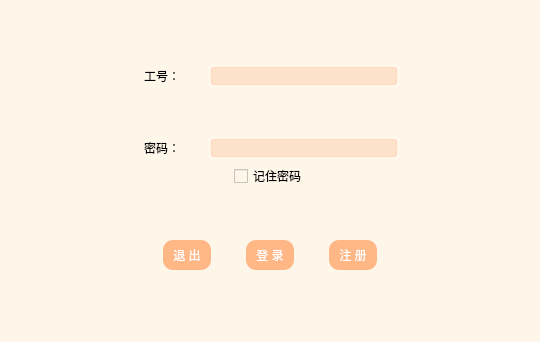
<?xml version="1.0" encoding="UTF-8"?>
<ui version="4.0">
 <class>Form</class>
 <widget class="QWidget" name="Form">
  <property name="geometry">
   <rect>
    <x>0</x>
    <y>0</y>
    <width>540</width>
    <height>342</height>
   </rect>
  </property>
  <property name="windowTitle">
   <string>登录</string>
  </property>
  <property name="styleSheet">
   <string notr="true">QWidget{Background-color:rgb(255,246,234);
color:rgb(0,0,0);}
</string>
  </property>
  <layout class="QHBoxLayout" name="horizontalLayout_4">
   <item>
    <widget class="QFrame" name="frame">
     <property name="styleSheet">
      <string notr="true">QPushButton{border-style:solid ;
border-width:1px;
background-color:rgb(255,183,134);
color:white;
border:10px;
border-radius:10px;
padding:6px 10px;}
QLineEdit{border: 1px solid rgb(249,179,132,30%);border-radius: 3px;background-color:rgb(249,179,132,30%)}
QLineEdit::hover{border: 1px solid #C0C4CC;}</string>
     </property>
     <layout class="QVBoxLayout" name="verticalLayout" stretch="1,2,1,2,0,1,2,1">
      <item>
       <spacer name="verticalSpacer_4">
        <property name="orientation">
         <enum>Qt::Vertical</enum>
        </property>
        <property name="sizeHint" stdset="0">
         <size>
          <width>20</width>
          <height>40</height>
         </size>
        </property>
       </spacer>
      </item>
      <item>
       <layout class="QHBoxLayout" name="horizontalLayout_2" stretch="2,1,3,2">
        <item>
         <spacer name="horizontalSpacer_3">
          <property name="orientation">
           <enum>Qt::Horizontal</enum>
          </property>
          <property name="sizeHint" stdset="0">
           <size>
            <width>40</width>
            <height>20</height>
           </size>
          </property>
         </spacer>
        </item>
        <item>
         <widget class="QLabel" name="user_Label">
          <property name="styleSheet">
           <string notr="true">color:rgb(0, 0, 0)</string>
          </property>
          <property name="text">
           <string>工号：</string>
          </property>
         </widget>
        </item>
        <item>
         <widget class="QLineEdit" name="user_lineEdit">
          <property name="styleSheet">
           <string notr="true">
</string>
          </property>
         </widget>
        </item>
        <item>
         <spacer name="horizontalSpacer">
          <property name="orientation">
           <enum>Qt::Horizontal</enum>
          </property>
          <property name="sizeHint" stdset="0">
           <size>
            <width>40</width>
            <height>20</height>
           </size>
          </property>
         </spacer>
        </item>
       </layout>
      </item>
      <item>
       <spacer name="verticalSpacer">
        <property name="orientation">
         <enum>Qt::Vertical</enum>
        </property>
        <property name="sizeHint" stdset="0">
         <size>
          <width>20</width>
          <height>40</height>
         </size>
        </property>
       </spacer>
      </item>
      <item>
       <layout class="QHBoxLayout" name="horizontalLayout_3" stretch="2,1,3,2">
        <item>
         <spacer name="horizontalSpacer_4">
          <property name="orientation">
           <enum>Qt::Horizontal</enum>
          </property>
          <property name="sizeHint" stdset="0">
           <size>
            <width>40</width>
            <height>20</height>
           </size>
          </property>
         </spacer>
        </item>
        <item>
         <widget class="QLabel" name="pwd_Label">
          <property name="styleSheet">
           <string notr="true">color:rgb(0, 0, 0)</string>
          </property>
          <property name="text">
           <string>密码：</string>
          </property>
         </widget>
        </item>
        <item>
         <widget class="QLineEdit" name="pwd_lineEdit">
          <property name="styleSheet">
           <string notr="true"/>
          </property>
         </widget>
        </item>
        <item>
         <spacer name="horizontalSpacer_2">
          <property name="orientation">
           <enum>Qt::Horizontal</enum>
          </property>
          <property name="sizeHint" stdset="0">
           <size>
            <width>40</width>
            <height>20</height>
           </size>
          </property>
         </spacer>
        </item>
       </layout>
      </item>
      <item>
       <layout class="QHBoxLayout" name="horizontalLayout_6">
        <item>
         <spacer name="horizontalSpacer_12">
          <property name="orientation">
           <enum>Qt::Horizontal</enum>
          </property>
          <property name="sizeHint" stdset="0">
           <size>
            <width>40</width>
            <height>20</height>
           </size>
          </property>
         </spacer>
        </item>
        <item>
         <widget class="QCheckBox" name="chk_psw">
          <property name="text">
           <string>记住密码</string>
          </property>
         </widget>
        </item>
        <item>
         <spacer name="horizontalSpacer_11">
          <property name="orientation">
           <enum>Qt::Horizontal</enum>
          </property>
          <property name="sizeHint" stdset="0">
           <size>
            <width>40</width>
            <height>20</height>
           </size>
          </property>
         </spacer>
        </item>
       </layout>
      </item>
      <item>
       <spacer name="verticalSpacer_2">
        <property name="orientation">
         <enum>Qt::Vertical</enum>
        </property>
        <property name="sizeHint" stdset="0">
         <size>
          <width>20</width>
          <height>40</height>
         </size>
        </property>
       </spacer>
      </item>
      <item>
       <layout class="QHBoxLayout" name="horizontalLayout" stretch="5,1,1,1,1,1,5">
        <item>
         <spacer name="horizontalSpacer_5">
          <property name="orientation">
           <enum>Qt::Horizontal</enum>
          </property>
          <property name="sizeHint" stdset="0">
           <size>
            <width>40</width>
            <height>20</height>
           </size>
          </property>
         </spacer>
        </item>
        <item>
         <widget class="QPushButton" name="cancel_Button">
          <property name="styleSheet">
           <string notr="true"/>
          </property>
          <property name="text">
           <string>退 出</string>
          </property>
         </widget>
        </item>
        <item>
         <spacer name="horizontalSpacer_7">
          <property name="orientation">
           <enum>Qt::Horizontal</enum>
          </property>
          <property name="sizeHint" stdset="0">
           <size>
            <width>40</width>
            <height>20</height>
           </size>
          </property>
         </spacer>
        </item>
        <item>
         <widget class="QPushButton" name="login_Button">
          <property name="styleSheet">
           <string notr="true"/>
          </property>
          <property name="text">
           <string>登 录</string>
          </property>
         </widget>
        </item>
        <item>
         <spacer name="horizontalSpacer_8">
          <property name="orientation">
           <enum>Qt::Horizontal</enum>
          </property>
          <property name="sizeHint" stdset="0">
           <size>
            <width>40</width>
            <height>20</height>
           </size>
          </property>
         </spacer>
        </item>
        <item>
         <widget class="QPushButton" name="register_Button">
          <property name="styleSheet">
           <string notr="true"/>
          </property>
          <property name="text">
           <string>注 册</string>
          </property>
         </widget>
        </item>
        <item>
         <spacer name="horizontalSpacer_6">
          <property name="orientation">
           <enum>Qt::Horizontal</enum>
          </property>
          <property name="sizeHint" stdset="0">
           <size>
            <width>40</width>
            <height>20</height>
           </size>
          </property>
         </spacer>
        </item>
       </layout>
      </item>
      <item>
       <widget class="QLabel" name="label_login_msg">
        <property name="text">
         <string/>
        </property>
        <property name="alignment">
         <set>Qt::AlignCenter</set>
        </property>
       </widget>
      </item>
     </layout>
    </widget>
   </item>
  </layout>
 </widget>
 <resources/>
 <connections/>
</ui>
